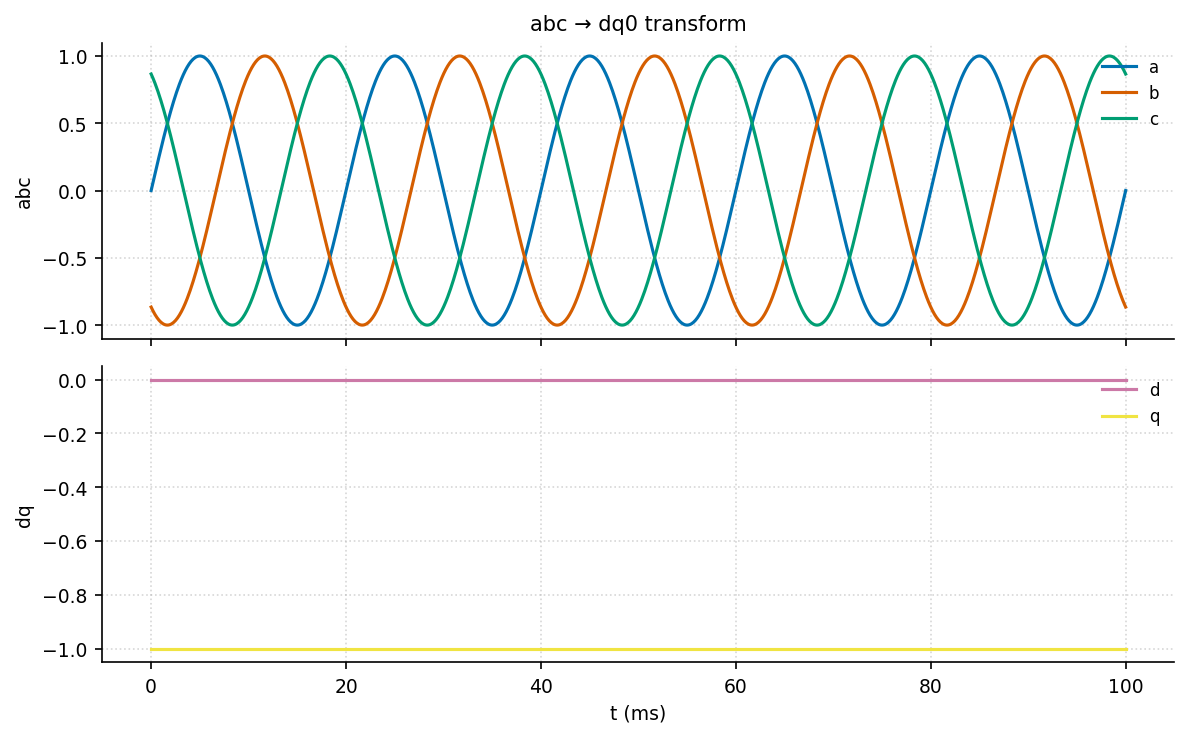

The Python source for this figure:
"""dq_transform: abc → dq0 旋转坐标变换前后波形."""
import sys, os; sys.path.insert(0, os.path.join(os.path.dirname(os.path.abspath(__file__)), '..', '..', '_utils', 'python'))
import numpy as np
import matplotlib.pyplot as plt
from theme import apply_theme
from palette import cycle

def make_figure(title='abc → dq0 transform'):
    apply_theme(fig_size=(8, 5))
    f = 50; t = np.linspace(0, 0.1, 1000); w = 2*np.pi*f
    a = np.sin(w*t); b = np.sin(w*t - 2*np.pi/3); c = np.sin(w*t + 2*np.pi/3)
    theta = w*t
    d = (2/3)*(a*np.cos(theta) + b*np.cos(theta - 2*np.pi/3) + c*np.cos(theta + 2*np.pi/3))
    q = -(2/3)*(a*np.sin(theta) + b*np.sin(theta - 2*np.pi/3) + c*np.sin(theta + 2*np.pi/3))
    fig, (ax1, ax2) = plt.subplots(2, 1, sharex=True)
    ax1.plot(t*1000, a, color=cycle(0), label='a')
    ax1.plot(t*1000, b, color=cycle(1), label='b')
    ax1.plot(t*1000, c, color=cycle(2), label='c')
    ax1.set_ylabel('abc'); ax1.set_title(title); ax1.legend(loc='upper right')
    ax1.grid(True, linestyle=':', alpha=0.5)
    ax2.plot(t*1000, d, color=cycle(3), label='d')
    ax2.plot(t*1000, q, color=cycle(4), label='q')
    ax2.set_xlabel('t (ms)'); ax2.set_ylabel('dq'); ax2.legend(loc='upper right')
    ax2.grid(True, linestyle=':', alpha=0.5)
    fig.tight_layout()
    return fig

if __name__ == '__main__':
    fig = make_figure(); fig.savefig(__file__.replace('.py', '.png'), dpi=150)
